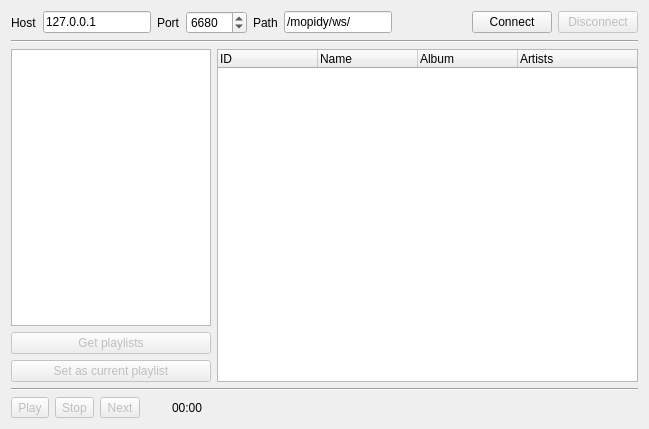
<?xml version="1.0" encoding="UTF-8"?>
<ui version="4.0">
 <class>MainWidget</class>
 <widget class="QWidget" name="MainWidget">
  <property name="geometry">
   <rect>
    <x>0</x>
    <y>0</y>
    <width>649</width>
    <height>429</height>
   </rect>
  </property>
  <property name="windowTitle">
   <string>Mopidy Playlists Player</string>
  </property>
  <layout class="QVBoxLayout" name="verticalLayout_2">
   <item>
    <layout class="QHBoxLayout" name="horizontalLayout">
     <item>
      <widget class="QLabel" name="label">
       <property name="text">
        <string>Host</string>
       </property>
      </widget>
     </item>
     <item>
      <widget class="QLineEdit" name="leHost">
       <property name="text">
        <string>127.0.0.1</string>
       </property>
      </widget>
     </item>
     <item>
      <widget class="QLabel" name="label_2">
       <property name="text">
        <string>Port</string>
       </property>
      </widget>
     </item>
     <item>
      <widget class="QSpinBox" name="sbPort">
       <property name="minimum">
        <number>1</number>
       </property>
       <property name="maximum">
        <number>65535</number>
       </property>
       <property name="value">
        <number>6680</number>
       </property>
      </widget>
     </item>
     <item>
      <widget class="QLabel" name="label_3">
       <property name="text">
        <string>Path</string>
       </property>
      </widget>
     </item>
     <item>
      <widget class="QLineEdit" name="lePath">
       <property name="text">
        <string>/mopidy/ws/</string>
       </property>
      </widget>
     </item>
     <item>
      <spacer name="horizontalSpacer">
       <property name="orientation">
        <enum>Qt::Horizontal</enum>
       </property>
       <property name="sizeHint" stdset="0">
        <size>
         <width>40</width>
         <height>20</height>
        </size>
       </property>
      </spacer>
     </item>
     <item>
      <widget class="QPushButton" name="btConnect">
       <property name="text">
        <string>Connect</string>
       </property>
      </widget>
     </item>
     <item>
      <widget class="QPushButton" name="btDisconnect">
       <property name="enabled">
        <bool>false</bool>
       </property>
       <property name="text">
        <string>Disconnect</string>
       </property>
      </widget>
     </item>
    </layout>
   </item>
   <item>
    <widget class="Line" name="line">
     <property name="orientation">
      <enum>Qt::Horizontal</enum>
     </property>
    </widget>
   </item>
   <item>
    <layout class="QHBoxLayout" name="horizontalLayout_2">
     <item>
      <layout class="QVBoxLayout" name="verticalLayout">
       <item>
        <widget class="QListWidget" name="lwPlaylists">
         <property name="sizePolicy">
          <sizepolicy hsizetype="Fixed" vsizetype="Expanding">
           <horstretch>0</horstretch>
           <verstretch>0</verstretch>
          </sizepolicy>
         </property>
         <property name="maximumSize">
          <size>
           <width>200</width>
           <height>16777215</height>
          </size>
         </property>
        </widget>
       </item>
       <item>
        <widget class="QPushButton" name="btGetPlaylists">
         <property name="enabled">
          <bool>false</bool>
         </property>
         <property name="text">
          <string>Get playlists</string>
         </property>
        </widget>
       </item>
       <item>
        <widget class="QPushButton" name="btSetAsCurrentPlaylist">
         <property name="enabled">
          <bool>false</bool>
         </property>
         <property name="maximumSize">
          <size>
           <width>200</width>
           <height>16777215</height>
          </size>
         </property>
         <property name="text">
          <string>Set as current playlist</string>
         </property>
        </widget>
       </item>
      </layout>
     </item>
     <item>
      <widget class="QTreeWidget" name="lwTracks">
       <property name="alternatingRowColors">
        <bool>true</bool>
       </property>
       <property name="selectionMode">
        <enum>QAbstractItemView::NoSelection</enum>
       </property>
       <column>
        <property name="text">
         <string>ID</string>
        </property>
       </column>
       <column>
        <property name="text">
         <string>Name</string>
        </property>
       </column>
       <column>
        <property name="text">
         <string>Album</string>
        </property>
       </column>
       <column>
        <property name="text">
         <string>Artists</string>
        </property>
       </column>
      </widget>
     </item>
    </layout>
   </item>
   <item>
    <widget class="Line" name="line_2">
     <property name="orientation">
      <enum>Qt::Horizontal</enum>
     </property>
    </widget>
   </item>
   <item>
    <layout class="QHBoxLayout" name="horizontalLayout_4">
     <item>
      <widget class="QToolButton" name="tbPlay">
       <property name="enabled">
        <bool>false</bool>
       </property>
       <property name="text">
        <string>Play</string>
       </property>
      </widget>
     </item>
     <item>
      <widget class="QToolButton" name="tbStop">
       <property name="enabled">
        <bool>false</bool>
       </property>
       <property name="text">
        <string>Stop</string>
       </property>
      </widget>
     </item>
     <item>
      <widget class="QToolButton" name="tbNext">
       <property name="enabled">
        <bool>false</bool>
       </property>
       <property name="text">
        <string>Next</string>
       </property>
      </widget>
     </item>
     <item>
      <widget class="QLabel" name="lbCurrentName">
       <property name="font">
        <font>
         <weight>75</weight>
         <bold>true</bold>
        </font>
       </property>
       <property name="text">
        <string/>
       </property>
      </widget>
     </item>
     <item>
      <widget class="QLabel" name="lbCurrentInfos">
       <property name="text">
        <string/>
       </property>
      </widget>
     </item>
     <item>
      <widget class="QLabel" name="lbCurrentLength">
       <property name="text">
        <string>00:00</string>
       </property>
      </widget>
     </item>
     <item>
      <spacer name="horizontalSpacer_3">
       <property name="orientation">
        <enum>Qt::Horizontal</enum>
       </property>
       <property name="sizeHint" stdset="0">
        <size>
         <width>40</width>
         <height>20</height>
        </size>
       </property>
      </spacer>
     </item>
    </layout>
   </item>
  </layout>
 </widget>
 <resources/>
 <connections/>
</ui>
